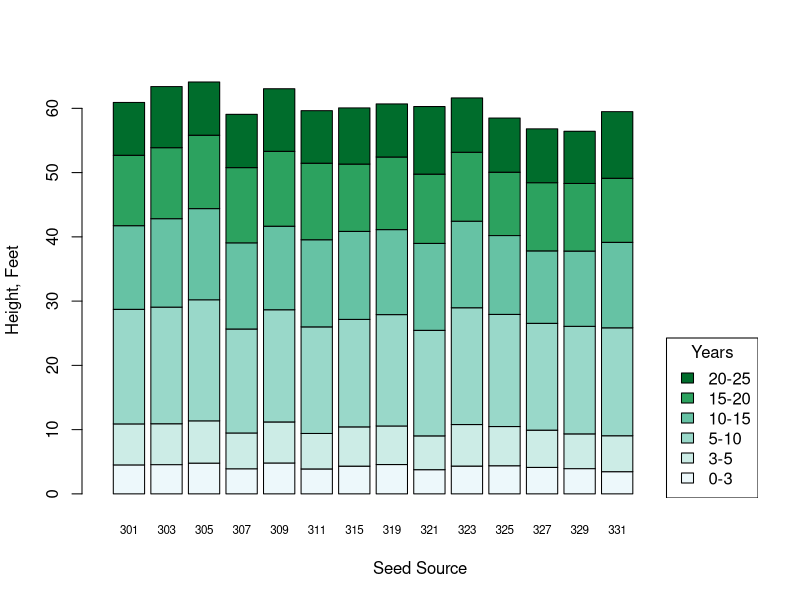
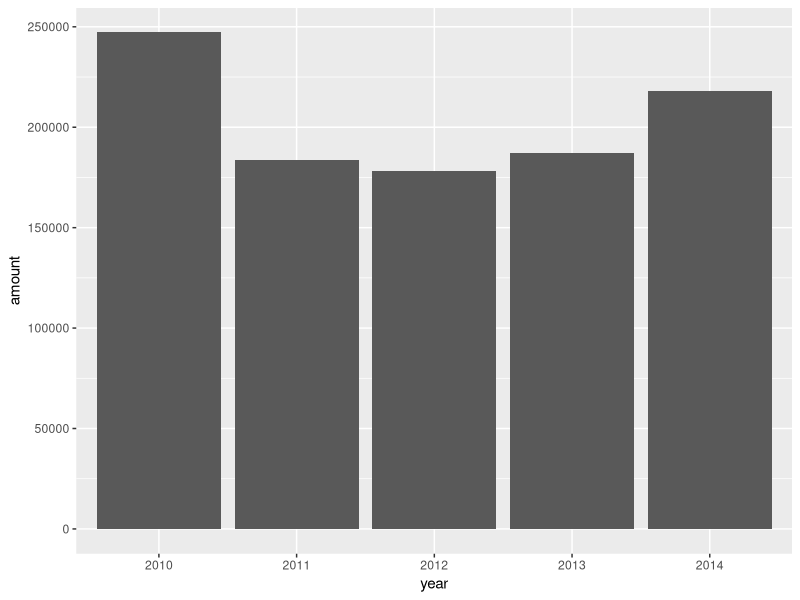
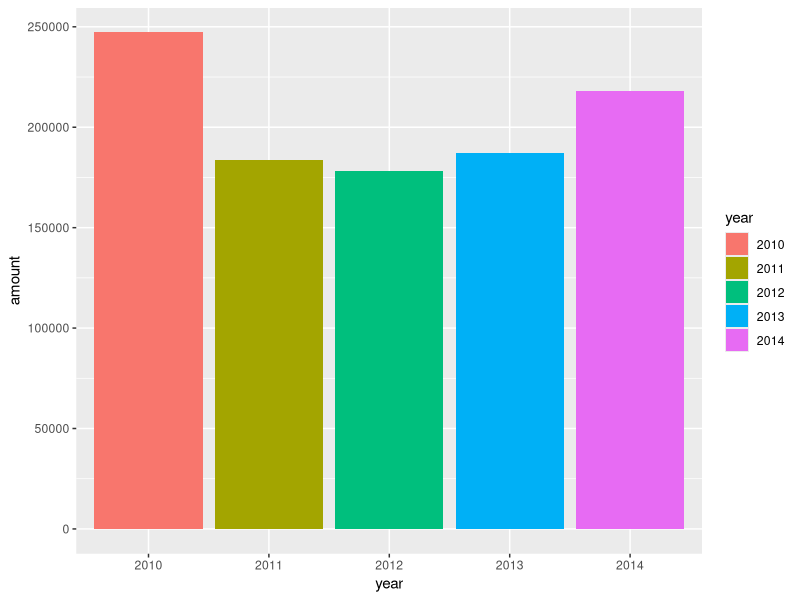
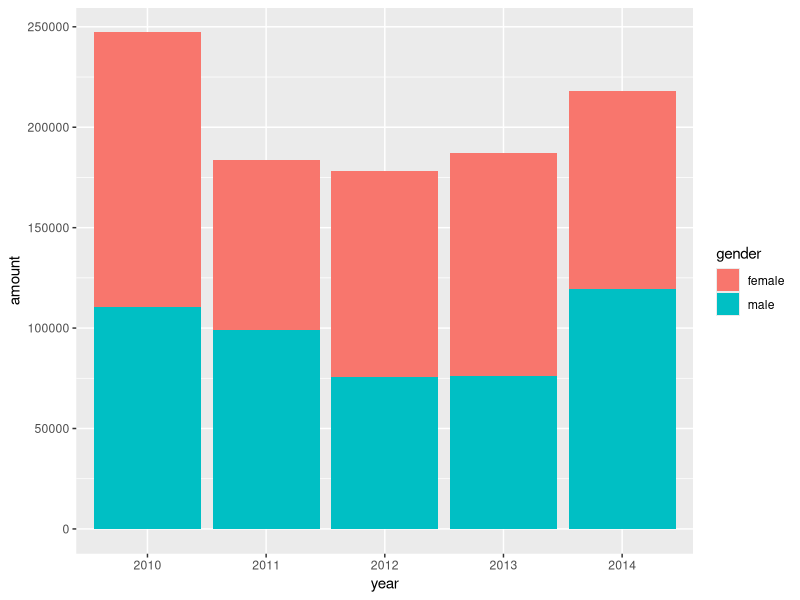
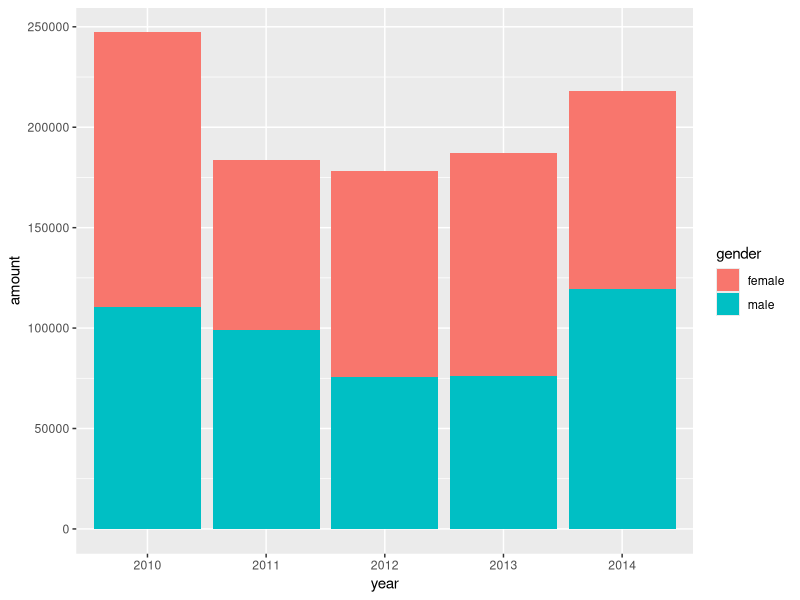
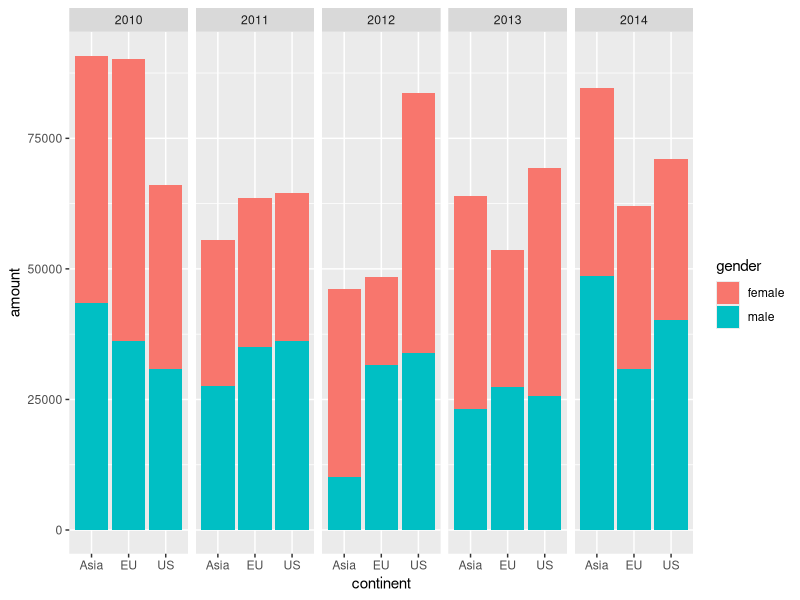
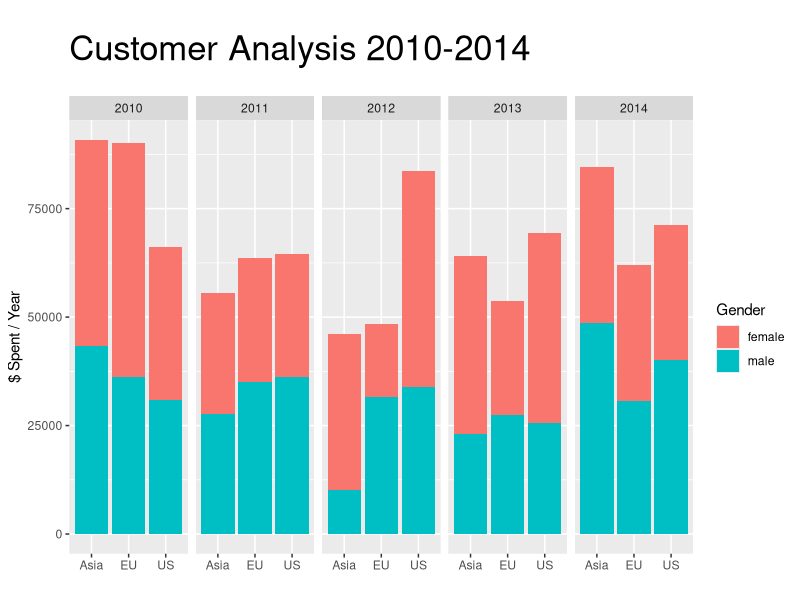

Write R code to recreate these figures, in order.
# cite: http://stat.ethz.ch/R-manual/R-patched/library/stats/html/reshape.html
# cite: http://www.cs.grinnell.edu/~rebelsky/Courses/MAT115/2008S/R/stacked-bar-graphs.html
# cite: http://www.harding.edu/fmccown/r/#barcharts

library(RColorBrewer)
sequential <- brewer.pal(6, "BuGn")

Loblolly[1:10,]

wide <- reshape(Loblolly,
                v.names = "height",
                timevar = "age",
                idvar = "Seed",
                direction = "wide")

wide[1:5,]

wide$h0.3 <- wide$height.3
wide$h3.5 <- wide$height.5 - wide$height.3
wide$h5.10 <- wide$height.10 - wide$height.5
wide$h10.15 <- wide$height.15 - wide$height.10
wide$h15.20 <- wide$height.20 - wide$height.15
wide$h20.25 <- wide$height.25 - wide$height.20

barplot(t(wide[,8:13]),
        names.arg = wide$Seed, # x-axis labels
        cex.names = 0.7, # makes x-axis labels small enough to show all
        col = sequential, # colors
        xlab = "Seed Source",
        ylab = "Height, Feet",
        xlim = c(0,20), # these two lines allow space for the legend
        width = 1) # these two lines allow space for the legend
legend("bottomright",
       legend = c("20-25", "15-20", "10-15", "5-10", "3-5", "0-3"), #in order from top to bottom
       fill = sequential[6:1], # 6:1 reorders so legend order matches graph
       title = "Years")

#another example####
#using ggplot2
library(ggplot2)
d <- data.frame(
  year=factor(sample(2010:2014, 400, replace=T)),
  continent=factor(sample(c("EU", "US", "Asia"), 400, replace=T)),
  gender=factor(sample(c("male", "female"), 400, replace=T)),
  amount=sample(20:5000, 400, replace=T)
)
ggplot(data=d, aes(x=year, y=amount)) + geom_bar(stat="identity")
ggplot(data=d, aes(x=year, y=amount, fill=year)) + geom_bar(stat="identity")
ggplot(data=d, aes(x=year, y=amount, fill=gender)) + geom_bar(stat="identity")

d <- with(d, d[order(year, gender),])
ggplot(data=d, aes(x=year, y=amount, fill=gender)) + geom_bar(stat="identity")

d <- with(d, d[order(year, gender, continent),])
ggplot(data=d, aes(x=continent, y=amount, fill=gender)) +
  geom_bar(stat="identity") +
  facet_grid(~year)
ggplot(data=d, aes(x=continent, y=amount, fill=gender)) +
  geom_bar(stat="identity") +
  facet_grid(~year) +
  labs(title="Customer Analysis 2010-2014", x="", y="$ Spent / Year", fill="Gender") +
  theme(plot.title = element_text(size=25, margin=margin(t=20, b=20)))
